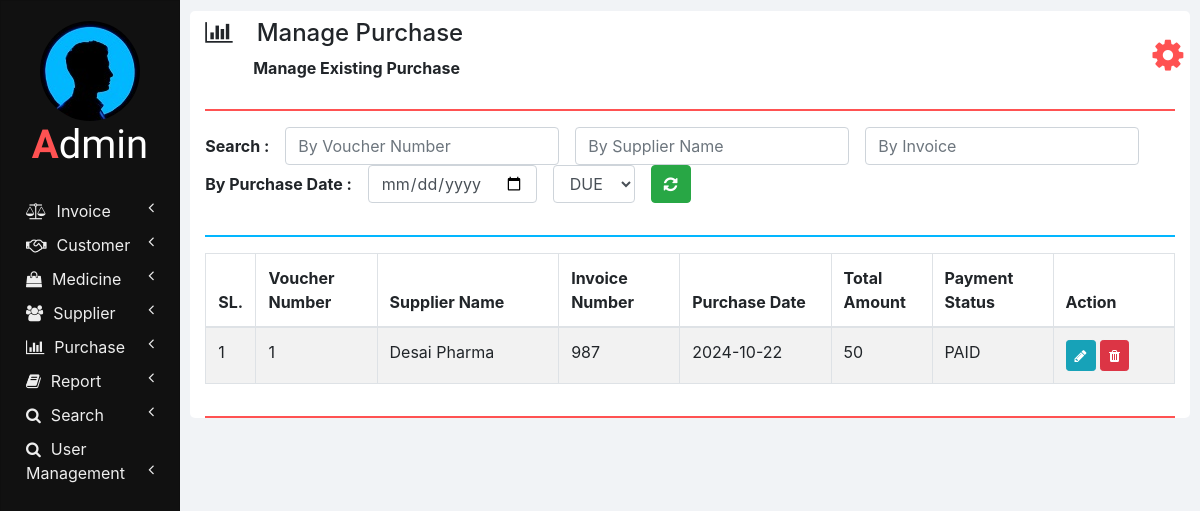
Before: /manage_purchase.php with the older database file.
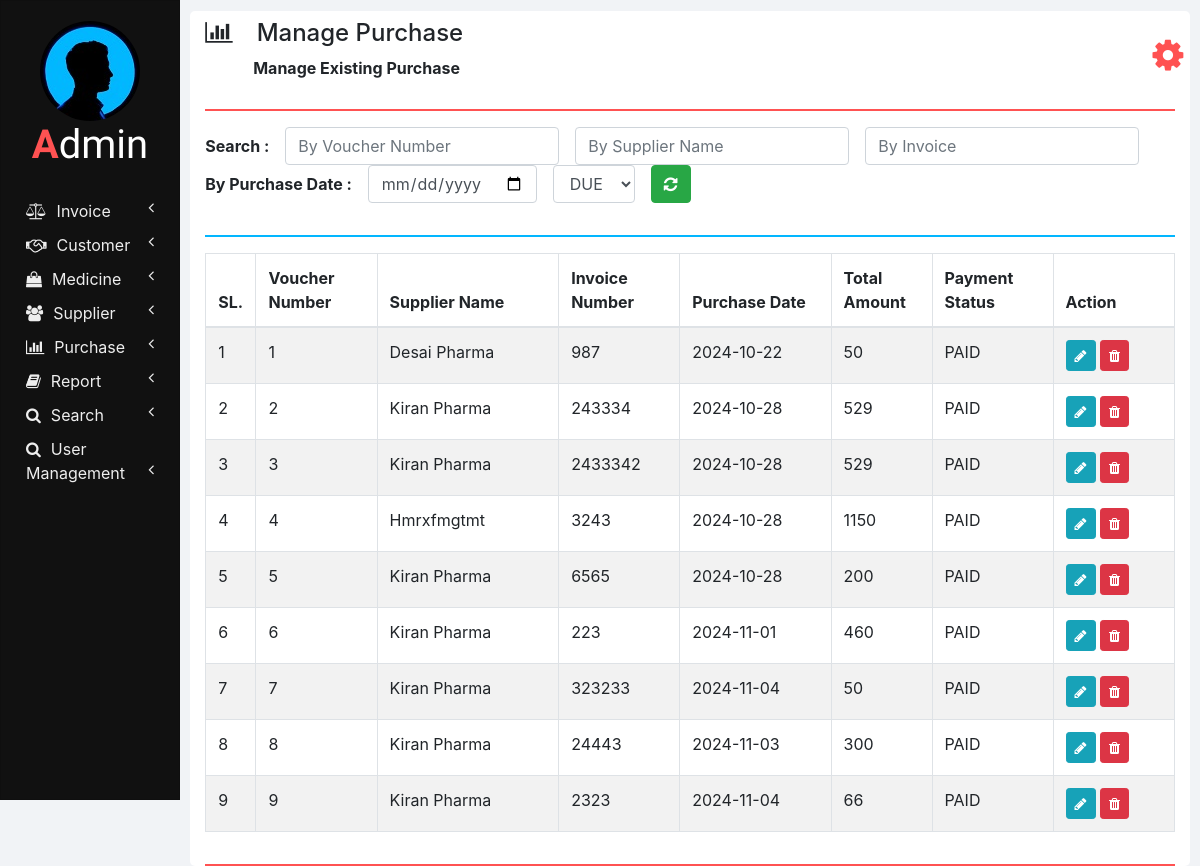
After: the same page with the newer database file.
### tables this page shows
CREATE TABLE `purchases` (
  `SUPPLIER_NAME` varchar(100) NOT NULL,
  `INVOICE_NUMBER` int(11) NOT NULL,
  `VOUCHER_NUMBER` int(11) NOT NULL,
  `PURCHASE_DATE` varchar(10) NOT NULL,
  `TOTAL_AMOUNT` double NOT NULL,
  `PAYMENT_STATUS` varchar(20) NOT NULL
);

### php/manage_purchase.php (the view, shortened to what this page needs)
<?php
  function showPurchases($id) {
    require "db_connection.php";
    if($con) {
      $seq_no = 0;
      $query = "SELECT * FROM purchases";
      $result = mysqli_query($con, $query);
      while($row = mysqli_fetch_array($result)) {
        $seq_no++;
        if($row['VOUCHER_NUMBER'] == $id)
          showEditOptionsRow($seq_no, $row);
        else
          showPurchaseRow($seq_no, $row);
      }
    }
  }
  function showPurchaseRow($seq_no, $row) {
    ?>
    <tr>
      <td><?php echo $seq_no; ?></td>
      <td><?php echo $row['VOUCHER_NUMBER']; ?></td>
      <td><?php echo $row['SUPPLIER_NAME'] ?></td>
      <td><?php echo $row['INVOICE_NUMBER']; ?></td>
      <td><?php echo $row['PURCHASE_DATE']; ?></td>
      <td><?php echo $row['TOTAL_AMOUNT']; ?></td>
      <td><?php echo $row['PAYMENT_STATUS']; ?></td>
      <td>
        <button href="" class="btn btn-info btn-sm" onclick="editPurchase(<?php echo $row['VOUCHER_NUMBER']; ?>);">
          <i class="fa fa-pencil"></i>
        </button>
        <button class="btn btn-danger btn-sm" onclick="deletePurchase(<?php echo $row['VOUCHER_NUMBER']; ?>);">
          <i class="fa fa-trash"></i>
        </button>
      </td>
    </tr>
    <?php
  }
  ?>

### manage_purchase.php (shortened to what this page needs)
<!DOCTYPE html>
<html lang="en" dir="ltr">
  <head>
    <link rel="stylesheet" href="bootstrap/css/bootstrap.min.css">
    <link rel="stylesheet" href="https://use.fontawesome.com/releases/v5.3.1/css/all.css">
    <link rel="stylesheet" href="https://cdnjs.cloudflare.com/ajax/libs/font-awesome/4.7.0/css/font-awesome.min.css">
    <link rel="stylesheet" href="css/sidenav.css">
    <link rel="stylesheet" href="css/home.css">
  </head>
  <body>
    <div class="container-fluid">
      <div class="container">
        <?php
          require "php/header.php";
        ?>
        <div class="row">
          <div class="col-md-12 form-group form-inline">
            <label class="font-weight-bold" for="">Search :&emsp;</label>
            <input type="number" class="form-control" id="by_voucher_number" placeholder="By Voucher Number" onkeyup="searchPurchase(this.value, 'VOUCHER_NUMBER');">
            &emsp;<input type="text" class="form-control" id="by_suppliers_name" placeholder="By Supplier Name" onkeyup="searchPurchase(this.value, 'SUPPLIER_NAME');">
            &emsp;<input type="number" class="form-control" id="by_invoice_number" placeholder="By Invoice" onkeyup="searchPurchase(this.value, 'INVOICE_NUMBER');">
            &emsp;<label class="font-weight-bold" for="">By Purchase Date :&emsp;</label>
            <input type="date" class="form-control" id="by_purchase_date" onchange="searchPurchase(this.value, 'PURCHASE_DATE');">
            <select class="form-control" onchange="searchPurchase(this.value, 'PAYMENT_STATUS');">
              <option value="DUE">DUE</option>
            </select>
            &emsp;<button class="btn btn-success font-weight-bold" onclick="cancel();"><i class="fa fa-refresh"></i></button>
          </div>
          <div class="col col-md-12">
            <hr class="col-md-12" style="padding: 0px; border-top: 2px solid  #02b6ff;">
          </div>
          <div class="col col-md-12 table-responsive">
            <div class="table-responsive">
            	<table class="table table-bordered table-striped table-hover">
            		<thead>
            			<tr>
            				<th style="width: 1%;">SL.</th>
                    <th style="width: 12%;">Voucher Number</th>
                    <th style="width: 18%;">Supplier Name</th>
            				<th style="width: 12%;">Invoice Number</th>
                    <th style="width: 15%;">Purchase Date</th>
                    <th style="width: 10%;">Total Amount</th>
                    <th style="width: 12%;">Payment Status</th>
                    <th style="width: 12%;">Action</th>
            			</tr>
            		</thead>
                <tbody id="purchases_div">
                  <?php
                    require 'php/manage_purchase.php';
                    showPurchases(0);
                  ?>
            		</tbody>
            	</table>
            </div>
          </div>
        </div>
        <hr style="border-top: 2px solid #ff5252;">
      </div>
    </div>
  </body>
</html>

Changed rows visible on the page:
added purchases: seq_no "2", VOUCHER_NUMBER "2", SUPPLIER_NAME "Kiran Pharma", INVOICE_NUMBER "243334", PURCHASE_DATE "2024-10-28", TOTAL_AMOUNT "529", PAYMENT_STATUS "PAID"
added purchases: seq_no "3", VOUCHER_NUMBER "3", SUPPLIER_NAME "Kiran Pharma", INVOICE_NUMBER "2433342", PURCHASE_DATE "2024-10-28", TOTAL_AMOUNT "529", PAYMENT_STATUS "PAID"
added purchases: seq_no "4", VOUCHER_NUMBER "4", SUPPLIER_NAME "Hmrxfmgtmt", INVOICE_NUMBER "3243", PURCHASE_DATE "2024-10-28", TOTAL_AMOUNT "1150", PAYMENT_STATUS "PAID"
added purchases: seq_no "5", VOUCHER_NUMBER "5", SUPPLIER_NAME "Kiran Pharma", INVOICE_NUMBER "6565", PURCHASE_DATE "2024-10-28", TOTAL_AMOUNT "200", PAYMENT_STATUS "PAID"
added purchases: seq_no "6", VOUCHER_NUMBER "6", SUPPLIER_NAME "Kiran Pharma", INVOICE_NUMBER "223", PURCHASE_DATE "2024-11-01", TOTAL_AMOUNT "460", PAYMENT_STATUS "PAID"
added purchases: seq_no "7", VOUCHER_NUMBER "7", SUPPLIER_NAME "Kiran Pharma", INVOICE_NUMBER "323233", PURCHASE_DATE "2024-11-04", TOTAL_AMOUNT "50", PAYMENT_STATUS "PAID"
added purchases: seq_no "8", VOUCHER_NUMBER "8", SUPPLIER_NAME "Kiran Pharma", INVOICE_NUMBER "24443", PURCHASE_DATE "2024-11-03", TOTAL_AMOUNT "300", PAYMENT_STATUS "PAID"
added purchases: seq_no "9", VOUCHER_NUMBER "9", SUPPLIER_NAME "Kiran Pharma", INVOICE_NUMBER "2323", PURCHASE_DATE "2024-11-04", TOTAL_AMOUNT "66", PAYMENT_STATUS "PAID"
